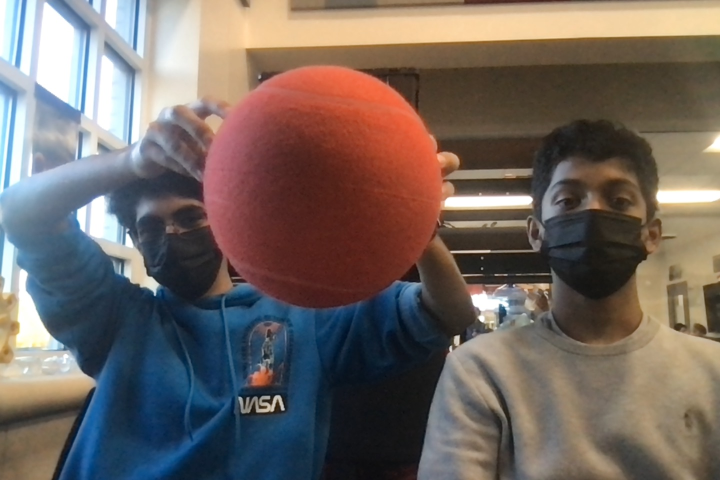
//> input picture scripts/red_ball.jpg, 1440 x 960 px, given in place of the camera (shown at 1/2 size)
$ ./test   (built with g++ and OpenCV 4)
//> lines starting //> are read from the running program, lines starting //| are printed output that depends on the picture; after the words box and inside, x2 and y2 are one past the last pixel; in counts of white or black regions, pixels touching at a corner belong together
#include <chrono>
#include <ctime>
#include <cmath>
#include <iostream>

#include "opencv2/highgui.hpp"
#include "opencv2/imgproc.hpp"
#include "opencv2/objdetect.hpp"
#include "opencv2/videoio.hpp"

time_t timeNow() {
    using std::chrono::system_clock;
    return system_clock::to_time_t(system_clock::now());
}

class StopWatch {
  private:
    time_t start;

  public:
    StopWatch(void) {
        restart();
    }
    void restart(void) {
        start = timeNow();
    }
    int elapsed(void) {
        return timeNow() - start;
    }
    int fps(int f) {
		//std::printf("Frame: %d     Elapsed: %d    FPS: %d\n", f, elapsed(), f / elapsed());
		int e = elapsed();
		if (e <= 0) return -1;
		return f / e;
    }

	int roundedFps(int f) {
		return ceil(this->fps(f));
	}
};

void fatal(const std::string& msg) {
    std::cerr << msg << std::endl;
    exit(1);
}

enum Alliance { RED, BLUE };

class Bound {
  public:
    cv::Scalar upper, lower;
    Bound(cv::Scalar u, cv::Scalar l) : upper(u), lower(l) {
    }
};

Bound detectionRange(Alliance alliance) {
    if (alliance == RED)
        return Bound(cv::Scalar(0, 70, 50), cv::Scalar(10, 255, 255));
    else if (alliance == BLUE)
        return Bound(cv::Scalar(90, 50, 70), cv::Scalar(128, 255, 255));
    else
        fatal("Invalid alliance");
    return Bound(cv::Scalar(0, 0, 0), cv::Scalar(0, 0, 0));
}

enum Shape { CIRCLE, TRIANGLE, SQUARE, RECTANGLE, PENTAGON };

int approxSidesOfContour(std::vector<cv::Point> points) {
    double arc = cv::arcLength(points, true);
    cv::approxPolyDP(points, points, 0.04 * arc, true);
    return (int)points.size();
}

Shape detectShape(std::vector<cv::Point> points) {
    double arc = cv::arcLength(points, true);
    cv::approxPolyDP(points, points, 0.04 * arc, true);
    if (points.size() == 3)
        return TRIANGLE;
    else if (points.size() == 4)
        return RECTANGLE;
    else if (points.size() == 5)
        return PENTAGON;
    else if (points.size() == 8)
        return SQUARE;
    else
        return CIRCLE;
}

std::string getShapeString(Shape shape) {
    switch (shape) {
    case CIRCLE: return "circle";
    case TRIANGLE: return "triangle";
    case SQUARE: return "square";
    case RECTANGLE: return "rectangle";
    case PENTAGON: return "pentagon";
    default: return "unknown";
    }
}

std::vector<cv::Point>
getLargestContourByArea(std::vector<std::vector<cv::Point>> contours) {
    int id = -1;
    for (double i = 0, area = 0; i < contours.size(); i++) {
        double newArea = cv::contourArea(contours.at(i));
        if (newArea <= area) continue;
        area = newArea;
        id = i;
    }
    return contours[id];
}

void update(cv::Mat* input, cv::Mat* output, Alliance alliance) {
    std::vector<cv::Point> points;
    cv::Mat ellipse =
            cv::getStructuringElement(cv::MORPH_ELLIPSE, cv::Size(5, 5));
    Bound bound = detectionRange(alliance);

    cv::resize(*input, *input, cv::Size(), .5, .5, cv::INTER_LANCZOS4);

    cv::cvtColor(*input, *output, cv::COLOR_BGR2HSV);

    cv::inRange(*output, bound.upper, bound.lower, *output);

    cv::erode(*output, *output, ellipse);
    cv::dilate(*output, *output, ellipse);
    cv::dilate(*output, *output, ellipse);
    cv::erode(*output, *output, ellipse);

    std::vector<std::vector<cv::Point>> contours;

    cv::findNonZero(*output, points);

    cv::findContours(*output, contours, cv::RETR_EXTERNAL,
                     cv::CHAIN_APPROX_NONE);

    // cv::drawContours(*input, contours, -1, cv::Scalar(255, 255, 255), 2);

    if (contours.size() <= 0) return;

    // std::sort(contours.begin(), contours.end(), cv::contourArea);
    // std::vector<cv::Point> contour = contours[0];
    std::vector<cv::Point> contour = getLargestContourByArea(contours);

    if (approxSidesOfContour(contour) <= 4) return;

    cv::Point2f _center;
    float radius;
    cv::minEnclosingCircle(contour, _center, radius);

    cv::Moments m = cv::moments(contour);

    cv::Point center = cv::Point(m.m10 / m.m00, m.m01 / m.m00);

    if (radius <= 50) return;

    cv::circle(*input, center, radius, cv::Scalar(0, 255, 0), 4);

    // [29 lines of commented-out code are left out]
}

int main(int argc, char** argv) {

    int cameraDevice = 0;
    cv::VideoCapture capture;
    capture.open(cameraDevice);
    if (!capture.isOpened())
        std::printf("[ERROR] Cannot open video capture!\n");

    cv::Mat frame, mask, ellipse;

    StopWatch timer = StopWatch();

    // Initialize program loop while reading
    // frames and incrementing frame counter
    for (int fc, fps = 0; capture.read(frame); fps = timer.fps(++fc)) {
//> fps = 0
        if (frame.empty()) {
            printf("[ERROR] Frame is empty!\n");
            break;
        }

        // Update the mask
        update(&frame, &mask, RED);
//> in update, `cv::circle(*input, center, radius, cv::Scalar(0, 255, 0), 4);`:
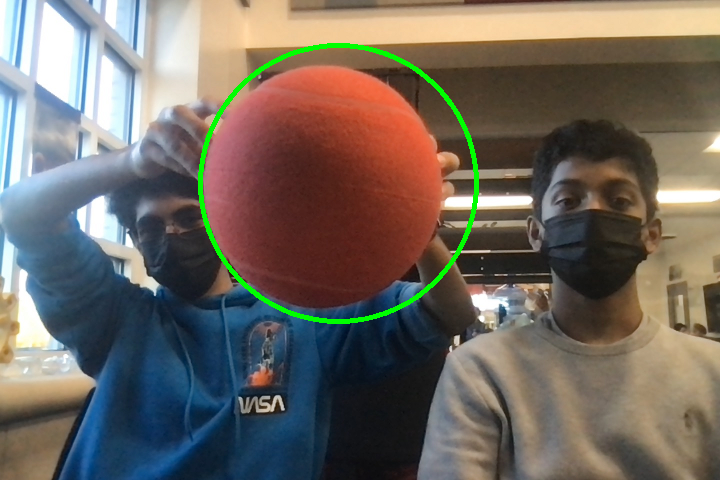
//> input: 480 rows x 720 cols, CV_8UC3; mean B, G, R 96.4, 104.8, 112.3

        // Output log and frame while checking for keyboard break
        cv::imshow("[INPUT]", frame);
        cv::imshow("[OUTPUT]", mask);
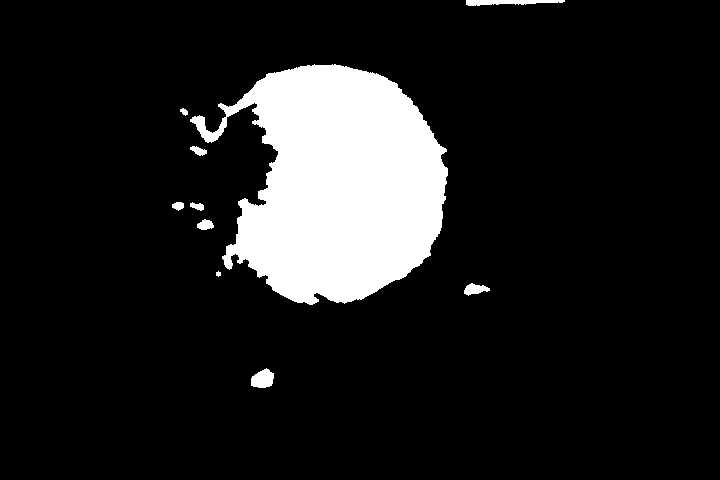
//> window '[OUTPUT]': 480 rows x 720 cols, CV_8UC1; 11.9% white; 10 white regions, largest, box (x1, y1, x2, y2) and area: (190, 64, 448, 305) 39784, (466, 0, 565, 6) 411, (251, 368, 274, 388) 338

		std::printf("Frame: %d     Elapsed: %d    FPS: %d\n", fc, timer.elapsed(), fps);

        if (cv::waitKey(10) == 27) break;
//> the Esc key is pressed
    }

    return 0;
}
